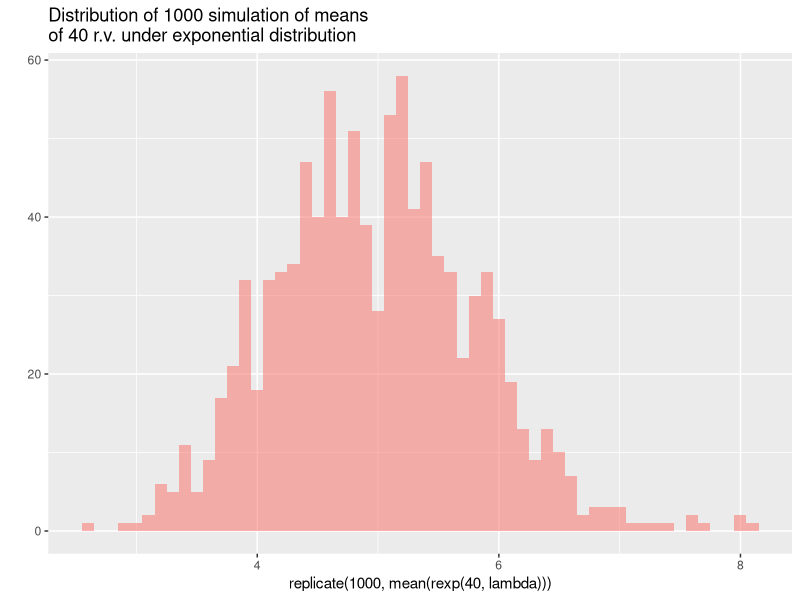
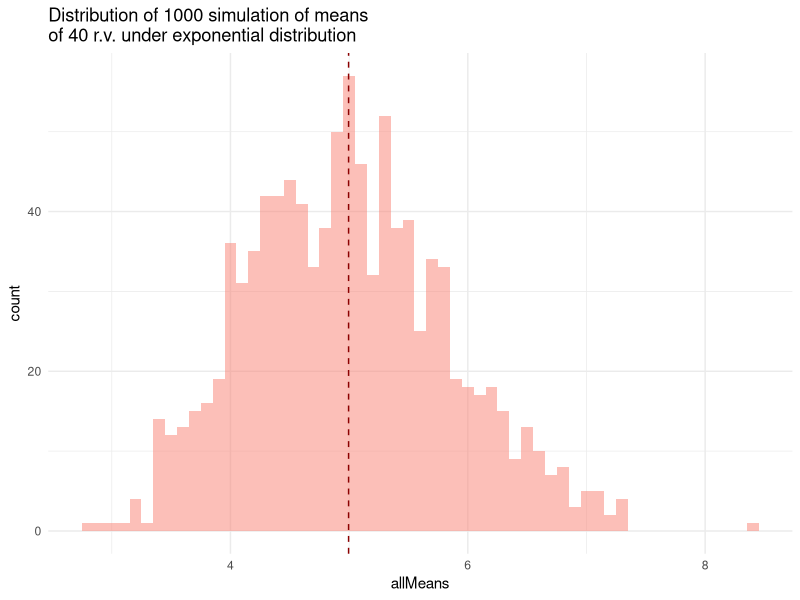
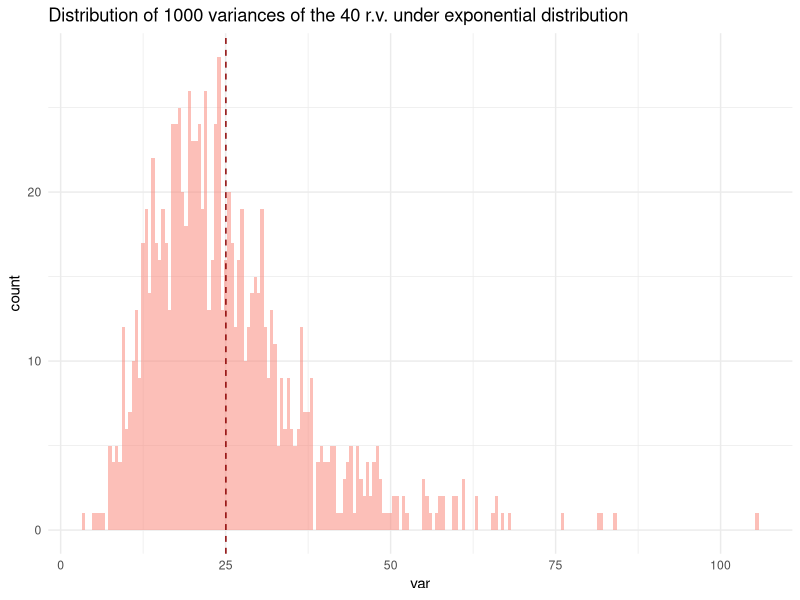
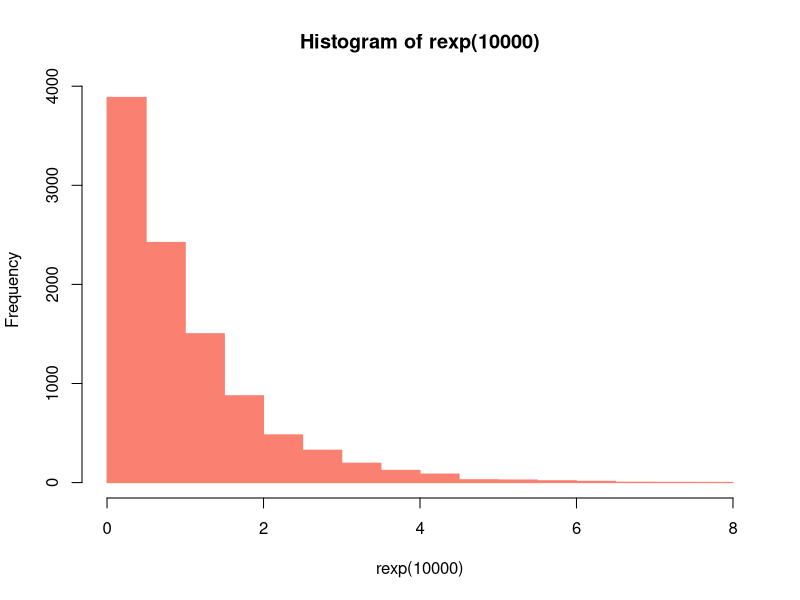
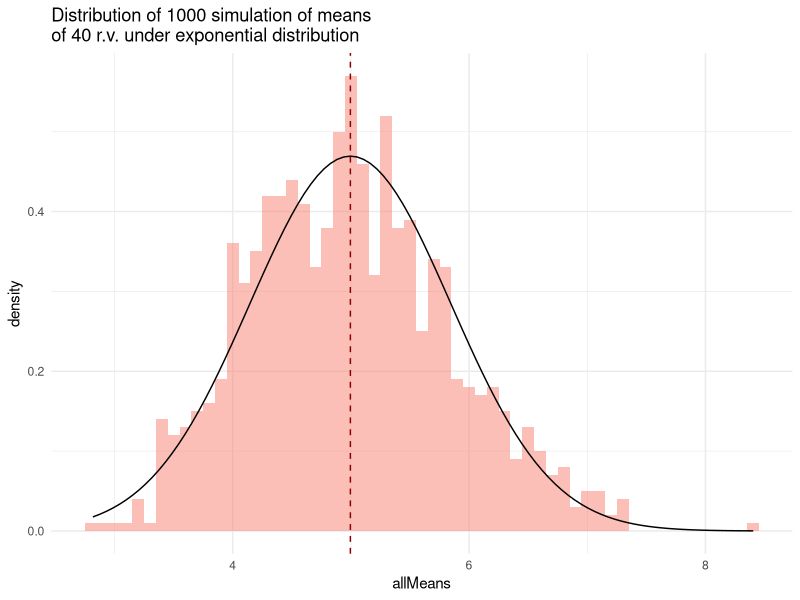

Here is the R script that generated these plots, in order:
## ---- chunk 1
knitr::opts_chunk$set(echo = TRUE)
## ---- chunk 2
if(!require(ggplot2)) install.packages("ggplot2",repos = "http://cran.us.r-project.org")
library("ggplot2")
lambda <- 0.2
n <- 40
no.sim <- 1000
# a quick plot to see how 1000 simulations of 40 exponential r.v. looks like
mainPlot <- qplot(replicate(1000, mean(rexp(40, lambda))),
                  binwidth=0.1, 
                  fill='salmon', alpha = 0.5,
                  show.legend=FALSE,
                  main = 'Distribution of 1000 simulation of means \nof 40 r.v. under exponential distribution') 
mainPlot
## ---- chunk 3
# create matrix of simulations 
expoMatrix <- matrix(replicate(no.sim,rexp(n, lambda)), nrow = 1000, ncol = 40, byrow = TRUE) # 1000 simulation of 'expo'
# create dataframe for use in ggplot
expo.df <- data.frame(allMeans=apply(expoMatrix, 1,mean))
mean <- apply(expo.df, 2, mean)
# create a frequency histogram
ggplot(data=expo.df, aes(x=allMeans)) + 
    geom_histogram(binwidth =.1, fill='salmon', alpha=0.5) + 
    geom_vline(xintercept = mean, color='darkred',linetype='dashed') + 
    ggtitle('Distribution of 1000 simulation of means \nof 40 r.v. under exponential distribution') + 
    theme(plot.title = element_text(size = 10)) + 
    theme_minimal()
# the mean of simulation is close to the theoretical mean of exponentials
## ---- chunk 4
# create dataframe for ggplot from the existing matrix 
var.df <- data.frame(var=apply(expoMatrix, 1, var))
# calculate mean of all variances 
meanVar <- apply(var.df, 2, mean)
# create histogram and dashed line to indicate mean of variances
ggplot(data=var.df, aes(x=var)) + 
    geom_histogram(binwidth =.5, fill='salmon', alpha=0.5) + 
    geom_vline(xintercept = meanVar, color='darkred',linetype='dashed') + 
    ggtitle('Distribution of 1000 variances of the 40 r.v. under exponential distribution') + 
    theme(plot.title = element_text(size = 10)) + 
    theme_minimal()
## ---- chunk 5
# Distribution of 10000 exponentials
hist(rexp(10000), col='salmon', border = 'salmon')
# Distribution of 1000 means of 40 exponentials with normal curve overlayed 
ggplot(data=expo.df, aes(x=allMeans)) + 
    geom_histogram(aes(y=..density..), binwidth =.1, fill='salmon', alpha=0.5) + 
    geom_vline(xintercept = mean, color='darkred',linetype='dashed') + 
    ggtitle('Distribution of 1000 simulation of means \nof 40 r.v. under exponential distribution') + 
    theme(plot.title = element_text(size = 10)) + theme_minimal() + 
    stat_function(fun=dnorm, args= list(mean=apply(expo.df,2,mean), sd=apply(expo.df, 2, sd)))
